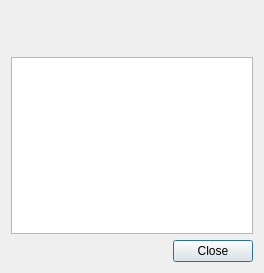
<?xml version="1.0" encoding="UTF-8"?>
<ui version="4.0">
 <class>AboutDialog</class>
 <widget class="QDialog" name="AboutDialog">
  <property name="geometry">
   <rect>
    <x>0</x>
    <y>0</y>
    <width>264</width>
    <height>273</height>
   </rect>
  </property>
  <property name="windowTitle">
   <string>About Arte Fetcher</string>
  </property>
  <layout class="QVBoxLayout" name="verticalLayout">
   <item>
    <layout class="QHBoxLayout" name="horizontalLayout">
     <item>
      <spacer name="horizontalSpacer">
       <property name="orientation">
        <enum>Qt::Horizontal</enum>
       </property>
       <property name="sizeHint" stdset="0">
        <size>
         <width>40</width>
         <height>20</height>
        </size>
       </property>
      </spacer>
     </item>
     <item>
      <widget class="QLabel" name="imageLabel">
       <property name="text">
        <string/>
       </property>
      </widget>
     </item>
     <item>
      <spacer name="horizontalSpacer_2">
       <property name="orientation">
        <enum>Qt::Horizontal</enum>
       </property>
       <property name="sizeHint" stdset="0">
        <size>
         <width>40</width>
         <height>20</height>
        </size>
       </property>
      </spacer>
     </item>
    </layout>
   </item>
   <item>
    <widget class="QLabel" name="textLabel">
     <property name="text">
      <string/>
     </property>
     <property name="openExternalLinks">
      <bool>true</bool>
     </property>
    </widget>
   </item>
   <item>
    <widget class="QTextBrowser" name="textBrowser"/>
   </item>
   <item>
    <widget class="QDialogButtonBox" name="buttonBox">
     <property name="orientation">
      <enum>Qt::Horizontal</enum>
     </property>
     <property name="standardButtons">
      <set>QDialogButtonBox::Close</set>
     </property>
    </widget>
   </item>
  </layout>
 </widget>
 <resources/>
 <connections>
  <connection>
   <sender>buttonBox</sender>
   <signal>accepted()</signal>
   <receiver>AboutDialog</receiver>
   <slot>accept()</slot>
   <hints>
    <hint type="sourcelabel">
     <x>248</x>
     <y>254</y>
    </hint>
    <hint type="destinationlabel">
     <x>157</x>
     <y>274</y>
    </hint>
   </hints>
  </connection>
  <connection>
   <sender>buttonBox</sender>
   <signal>rejected()</signal>
   <receiver>AboutDialog</receiver>
   <slot>reject()</slot>
   <hints>
    <hint type="sourcelabel">
     <x>316</x>
     <y>260</y>
    </hint>
    <hint type="destinationlabel">
     <x>286</x>
     <y>274</y>
    </hint>
   </hints>
  </connection>
 </connections>
</ui>
